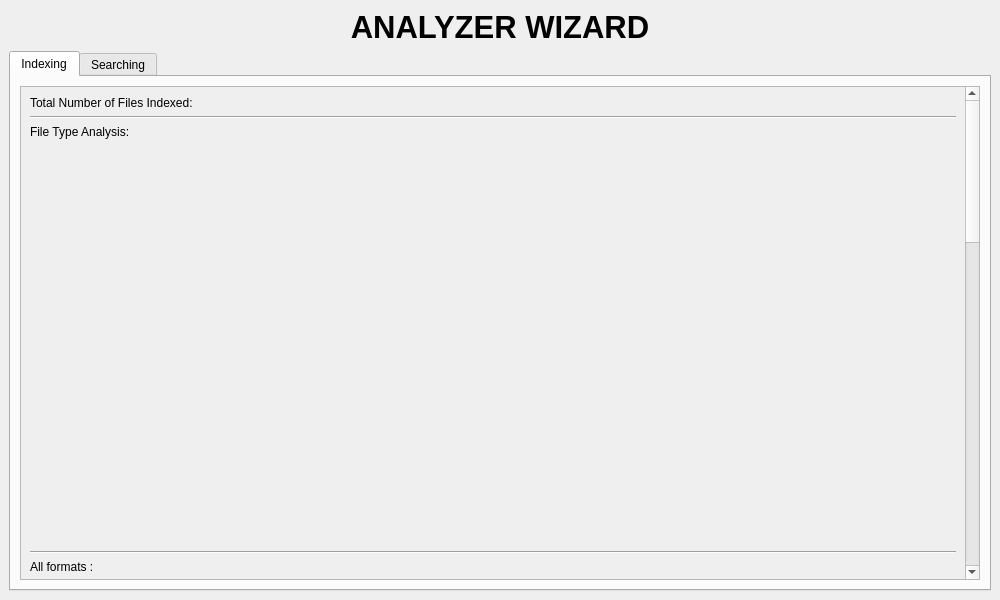
<?xml version="1.0" encoding="UTF-8"?>
<ui version="4.0">
 <class>MainWindow</class>
 <widget class="QMainWindow" name="MainWindow">
  <property name="geometry">
   <rect>
    <x>0</x>
    <y>0</y>
    <width>1000</width>
    <height>600</height>
   </rect>
  </property>
  <property name="minimumSize">
   <size>
    <width>1000</width>
    <height>0</height>
   </size>
  </property>
  <property name="windowTitle">
   <string>MainWindow</string>
  </property>
  <widget class="QWidget" name="centralwidget">
   <property name="minimumSize">
    <size>
     <width>0</width>
     <height>0</height>
    </size>
   </property>
   <layout class="QVBoxLayout" name="verticalLayout">
    <item>
     <widget class="QLabel" name="analyserLabel">
      <property name="font">
       <font>
        <pointsize>23</pointsize>
        <bold>true</bold>
       </font>
      </property>
      <property name="text">
       <string>ANALYZER WIZARD</string>
      </property>
      <property name="alignment">
       <set>Qt::AlignCenter</set>
      </property>
     </widget>
    </item>
    <item>
     <widget class="QTabWidget" name="tabbedAnalyser">
      <property name="currentIndex">
       <number>0</number>
      </property>
      <widget class="QWidget" name="indexingTab">
       <attribute name="title">
        <string>Indexing</string>
       </attribute>
       <layout class="QVBoxLayout" name="verticalLayout_2">
        <item>
         <widget class="QScrollArea" name="scroller1">
          <property name="widgetResizable">
           <bool>true</bool>
          </property>
          <widget class="QWidget" name="scrollAreaWidgetContents">
           <property name="geometry">
            <rect>
             <x>0</x>
             <y>-1102</y>
             <width>933</width>
             <height>1661</height>
            </rect>
           </property>
           <layout class="QVBoxLayout" name="verticalLayout_4">
            <item>
             <widget class="QLabel" name="fileCountLabel">
              <property name="text">
               <string>Total Number of Files Indexed:   </string>
              </property>
             </widget>
            </item>
            <item>
             <widget class="Line" name="line">
              <property name="orientation">
               <enum>Qt::Horizontal</enum>
              </property>
             </widget>
            </item>
            <item>
             <widget class="QLabel" name="label_3">
              <property name="text">
               <string>File Type Analysis:</string>
              </property>
             </widget>
            </item>
            <item>
             <widget class="QWidget" name="fileAnalysis" native="true">
              <property name="sizePolicy">
               <sizepolicy hsizetype="Preferred" vsizetype="Expanding">
                <horstretch>0</horstretch>
                <verstretch>0</verstretch>
               </sizepolicy>
              </property>
              <property name="minimumSize">
               <size>
                <width>0</width>
                <height>400</height>
               </size>
              </property>
              <layout class="QVBoxLayout" name="verticalLayout_6">
               <item>
                <layout class="QVBoxLayout" name="fileAnalysis1"/>
               </item>
              </layout>
             </widget>
            </item>
            <item>
             <widget class="Line" name="line_2">
              <property name="orientation">
               <enum>Qt::Horizontal</enum>
              </property>
             </widget>
            </item>
            <item>
             <widget class="QLabel" name="fileFormatLabels">
              <property name="text">
               <string>All formats :</string>
              </property>
             </widget>
            </item>
            <item>
             <widget class="Line" name="line_3">
              <property name="orientation">
               <enum>Qt::Horizontal</enum>
              </property>
             </widget>
            </item>
            <item>
             <widget class="QLabel" name="label_2">
              <property name="text">
               <string>Latest File Trends</string>
              </property>
             </widget>
            </item>
            <item>
             <widget class="QWidget" name="latestFiles" native="true">
              <property name="sizePolicy">
               <sizepolicy hsizetype="Preferred" vsizetype="Expanding">
                <horstretch>0</horstretch>
                <verstretch>0</verstretch>
               </sizepolicy>
              </property>
              <property name="minimumSize">
               <size>
                <width>0</width>
                <height>550</height>
               </size>
              </property>
              <layout class="QVBoxLayout" name="verticalLayout_7">
               <item>
                <layout class="QVBoxLayout" name="latestFiles1">
                 <item>
                  <widget class="QToolBox" name="toolBox">
                   <property name="sizePolicy">
                    <sizepolicy hsizetype="Preferred" vsizetype="Preferred">
                     <horstretch>0</horstretch>
                     <verstretch>0</verstretch>
                    </sizepolicy>
                   </property>
                   <property name="minimumSize">
                    <size>
                     <width>0</width>
                     <height>500</height>
                    </size>
                   </property>
                   <property name="currentIndex">
                    <number>1</number>
                   </property>
                   <widget class="QWidget" name="mediaPieChart">
                    <property name="geometry">
                     <rect>
                      <x>0</x>
                      <y>0</y>
                      <width>1087</width>
                      <height>456</height>
                     </rect>
                    </property>
                    <attribute name="label">
                     <string>mediaPieChart</string>
                    </attribute>
                    <layout class="QVBoxLayout" name="verticalLayout_8">
                     <item>
                      <layout class="QVBoxLayout" name="mediaPie"/>
                     </item>
                    </layout>
                   </widget>
                   <widget class="QWidget" name="extensionBarPlot">
                    <property name="geometry">
                     <rect>
                      <x>0</x>
                      <y>0</y>
                      <width>887</width>
                      <height>456</height>
                     </rect>
                    </property>
                    <attribute name="label">
                     <string>extensionBarPlot</string>
                    </attribute>
                    <layout class="QVBoxLayout" name="verticalLayout_9">
                     <item>
                      <layout class="QVBoxLayout" name="extensionBar"/>
                     </item>
                    </layout>
                   </widget>
                  </widget>
                 </item>
                </layout>
               </item>
              </layout>
             </widget>
            </item>
            <item>
             <widget class="Line" name="line_4">
              <property name="orientation">
               <enum>Qt::Horizontal</enum>
              </property>
             </widget>
            </item>
            <item>
             <widget class="QLabel" name="label_4">
              <property name="text">
               <string>Most Common Keywords</string>
              </property>
             </widget>
            </item>
            <item>
             <widget class="QWidget" name="widget" native="true">
              <property name="sizePolicy">
               <sizepolicy hsizetype="Preferred" vsizetype="Expanding">
                <horstretch>0</horstretch>
                <verstretch>0</verstretch>
               </sizepolicy>
              </property>
              <property name="minimumSize">
               <size>
                <width>0</width>
                <height>500</height>
               </size>
              </property>
              <layout class="QVBoxLayout" name="verticalLayout_10">
               <item>
                <layout class="QVBoxLayout" name="keyFrequency"/>
               </item>
              </layout>
             </widget>
            </item>
           </layout>
          </widget>
         </widget>
        </item>
       </layout>
      </widget>
      <widget class="QWidget" name="searchingTab">
       <attribute name="title">
        <string>Searching</string>
       </attribute>
       <layout class="QVBoxLayout" name="verticalLayout_3">
        <item>
         <widget class="QScrollArea" name="scroller2">
          <property name="widgetResizable">
           <bool>true</bool>
          </property>
          <widget class="QWidget" name="scrollAreaWidgetContents_2">
           <property name="geometry">
            <rect>
             <x>0</x>
             <y>-1659</y>
             <width>1133</width>
             <height>2218</height>
            </rect>
           </property>
           <layout class="QVBoxLayout" name="verticalLayout_5">
            <item>
             <widget class="QLabel" name="keyCounts">
              <property name="text">
               <string>Total Number of Keywords Available:   </string>
              </property>
             </widget>
            </item>
            <item>
             <widget class="Line" name="line_5">
              <property name="orientation">
               <enum>Qt::Horizontal</enum>
              </property>
             </widget>
            </item>
            <item>
             <widget class="QLabel" name="label_5">
              <property name="text">
               <string>Most Searched Keywords for past 10,000 searches:</string>
              </property>
             </widget>
            </item>
            <item>
             <widget class="QWidget" name="widget_2" native="true">
              <property name="minimumSize">
               <size>
                <width>0</width>
                <height>500</height>
               </size>
              </property>
              <layout class="QVBoxLayout" name="verticalLayout_12">
               <item>
                <layout class="QVBoxLayout" name="mostSearchedKeywordLayout"/>
               </item>
              </layout>
             </widget>
            </item>
            <item>
             <widget class="Line" name="line_6">
              <property name="orientation">
               <enum>Qt::Horizontal</enum>
              </property>
             </widget>
            </item>
            <item>
             <widget class="QLabel" name="label_6">
              <property name="text">
               <string>Most Provided words not yet identified by the system:</string>
              </property>
             </widget>
            </item>
            <item>
             <widget class="QWidget" name="widget_3" native="true">
              <property name="minimumSize">
               <size>
                <width>0</width>
                <height>500</height>
               </size>
              </property>
              <layout class="QVBoxLayout" name="verticalLayout_14">
               <item>
                <layout class="QVBoxLayout" name="unidentifiedKeywordsLayout"/>
               </item>
              </layout>
             </widget>
            </item>
            <item>
             <widget class="Line" name="line_7">
              <property name="orientation">
               <enum>Qt::Horizontal</enum>
              </property>
             </widget>
            </item>
            <item>
             <widget class="QLabel" name="label_7">
              <property name="text">
               <string>Top Searched Files on Basis of Keywords:</string>
              </property>
             </widget>
            </item>
            <item>
             <widget class="QWidget" name="widget_4" native="true">
              <property name="minimumSize">
               <size>
                <width>0</width>
                <height>500</height>
               </size>
              </property>
              <layout class="QVBoxLayout" name="verticalLayout_16">
               <item>
                <layout class="QVBoxLayout" name="topSearchedResultLayout"/>
               </item>
              </layout>
             </widget>
            </item>
            <item>
             <widget class="Line" name="line_8">
              <property name="orientation">
               <enum>Qt::Horizontal</enum>
              </property>
             </widget>
            </item>
            <item>
             <widget class="QLabel" name="label_8">
              <property name="text">
               <string>Search-Time Analysis</string>
              </property>
             </widget>
            </item>
            <item>
             <widget class="QWidget" name="widget_5" native="true">
              <property name="minimumSize">
               <size>
                <width>0</width>
                <height>500</height>
               </size>
              </property>
              <layout class="QVBoxLayout" name="verticalLayout_18">
               <item>
                <layout class="QVBoxLayout" name="searchTimeAnalysisLayout"/>
               </item>
              </layout>
             </widget>
            </item>
           </layout>
          </widget>
         </widget>
        </item>
       </layout>
      </widget>
     </widget>
    </item>
   </layout>
  </widget>
 </widget>
 <resources/>
 <connections/>
</ui>
